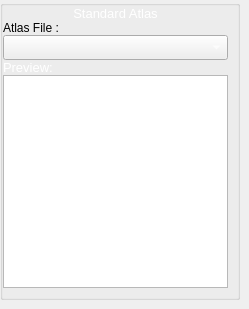
                <widget class="QWidget" name="pgStandardAtlas">
                 <widget class="QGroupBox" name="landmarkfastselect">
                  <property name="geometry">
                   <rect>
                    <x>0</x>
                    <y>0</y>
                    <width>240</width>
                    <height>300</height>
                   </rect>
                  </property>
                  <property name="minimumSize">
                   <size>
                    <width>240</width>
                    <height>300</height>
                   </size>
                  </property>
                  <property name="maximumSize">
                   <size>
                    <width>250</width>
                    <height>16777215</height>
                   </size>
                  </property>
                  <property name="title">
                   <string/>
                  </property>
                  <layout class="QGridLayout" name="gridLayout_7">
                   <property name="leftMargin">
                    <number>0</number>
                   </property>
                   <property name="topMargin">
                    <number>0</number>
                   </property>
                   <property name="verticalSpacing">
                    <number>0</number>
                   </property>
                   <item row="0" column="0" colspan="3">
                    <widget class="QLabel" name="label_27">
                     <property name="text">
                      <string>&lt;html&gt;&lt;head/&gt;&lt;body&gt;&lt;p&gt;&lt;span style=&quot; font-size:10pt; color:#ffffff;&quot;&gt;Standard Atlas&lt;/span&gt;&lt;/p&gt;&lt;/body&gt;&lt;/html&gt;</string>
                     </property>
                     <property name="alignment">
                      <set>Qt::AlignCenter</set>
                     </property>
                    </widget>
                   </item>
                   <item row="4" column="0" colspan="2">
                    <widget class="QLabel" name="label_30">
                     <property name="text">
                      <string>&lt;html&gt;&lt;head/&gt;&lt;body&gt;&lt;p&gt;&lt;span style=&quot; font-size:10pt; color:#ffffff;&quot;&gt;Preview:&lt;/span&gt;&lt;/p&gt;&lt;/body&gt;&lt;/html&gt;</string>
                     </property>
                    </widget>
                   </item>
                   <item row="5" column="0" colspan="3">
                    <widget class="PhotoViewer" name="atlasPreview">
                     <property name="sizePolicy">
                      <sizepolicy hsizetype="Expanding" vsizetype="Expanding">
                       <horstretch>0</horstretch>
                       <verstretch>0</verstretch>
                      </sizepolicy>
                     </property>
                     <property name="minimumSize">
                      <size>
                       <width>0</width>
                       <height>200</height>
                      </size>
                     </property>
                    </widget>
                   </item>
                   <item row="3" column="0" colspan="3">
                    <widget class="QComboBox" name="cmbSelectImage">
                     <property name="minimumSize">
                      <size>
                       <width>0</width>
                       <height>25</height>
                      </size>
                     </property>
                     <property name="styleSheet">
                      <string notr="true">#cmbSelectImage{
color:#fff;
font-size:12px;
font-weight:bold;}</string>
                     </property>
                    </widget>
                   </item>
                   <item row="2" column="0" colspan="2">
                    <widget class="QLabel" name="label_29">
                     <property name="text">
                      <string>&lt;html&gt;&lt;head/&gt;&lt;body&gt;&lt;p&gt;&lt;span style=&quot; font-size:10pt; color:#ffffff;&quot;&gt;Atlas File :&lt;/span&gt;&lt;/p&gt;&lt;/body&gt;&lt;/html&gt;</string>
                     </property>
                    </widget>
                   </item>
                  </layout>
                 </widget>
                </widget>
